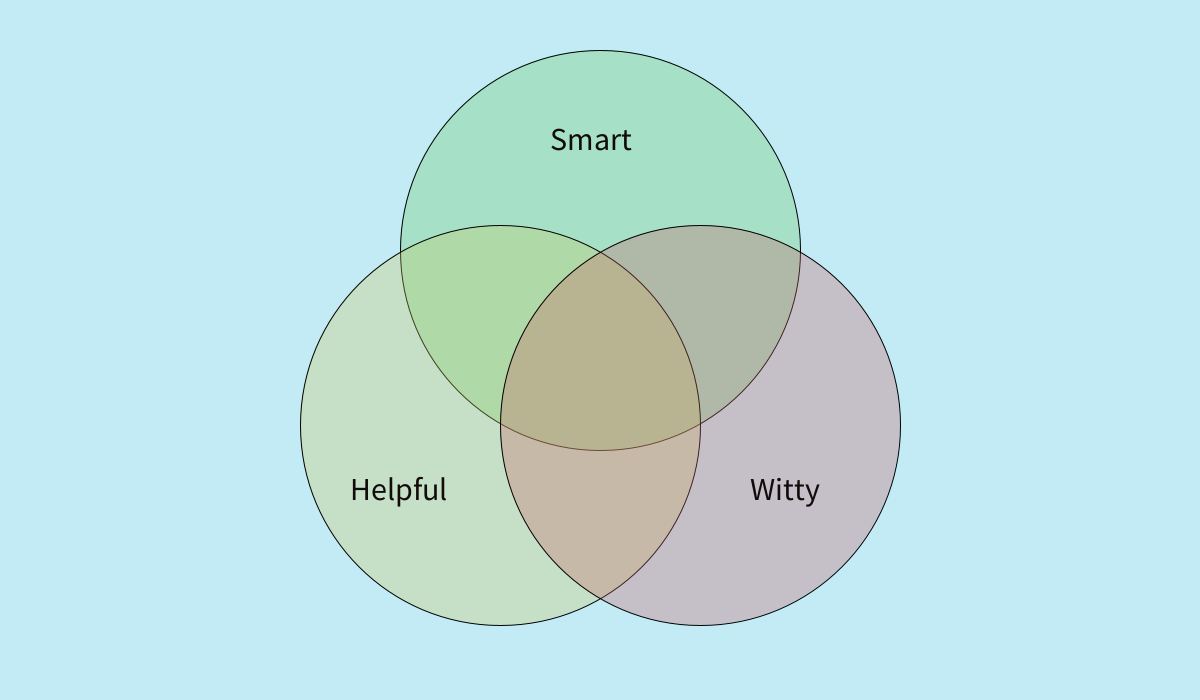
Frame 1 (no input)
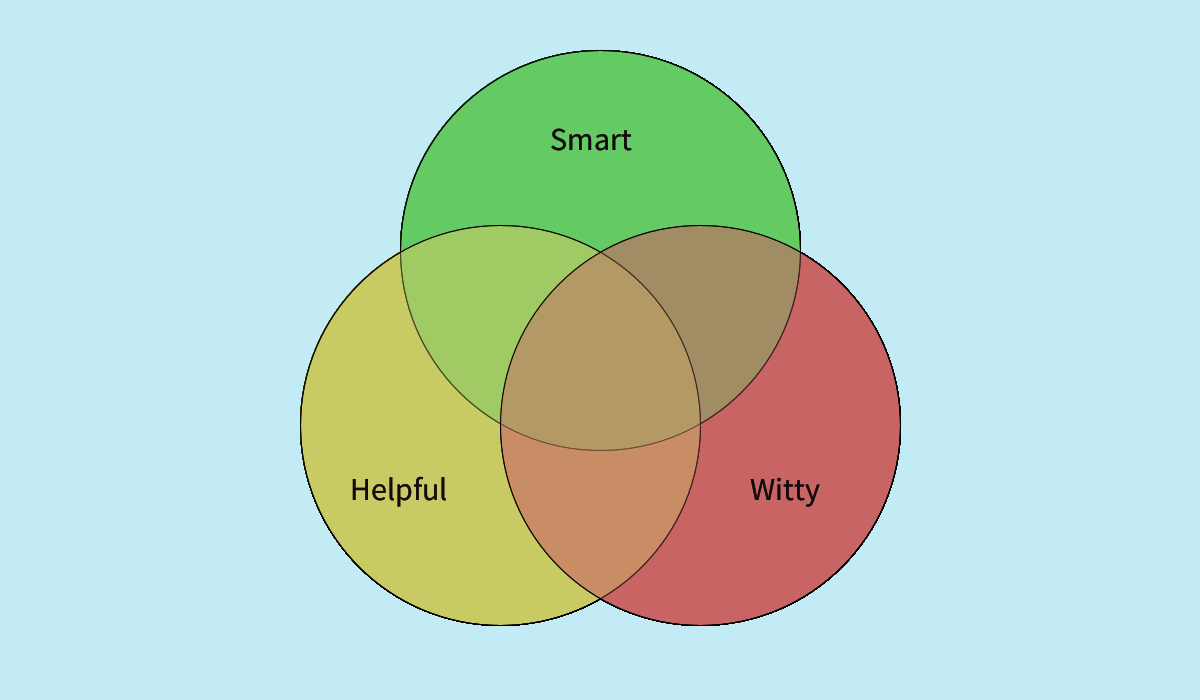
Frame 60 (the mouse pressed at the canvas centre just before this capture)
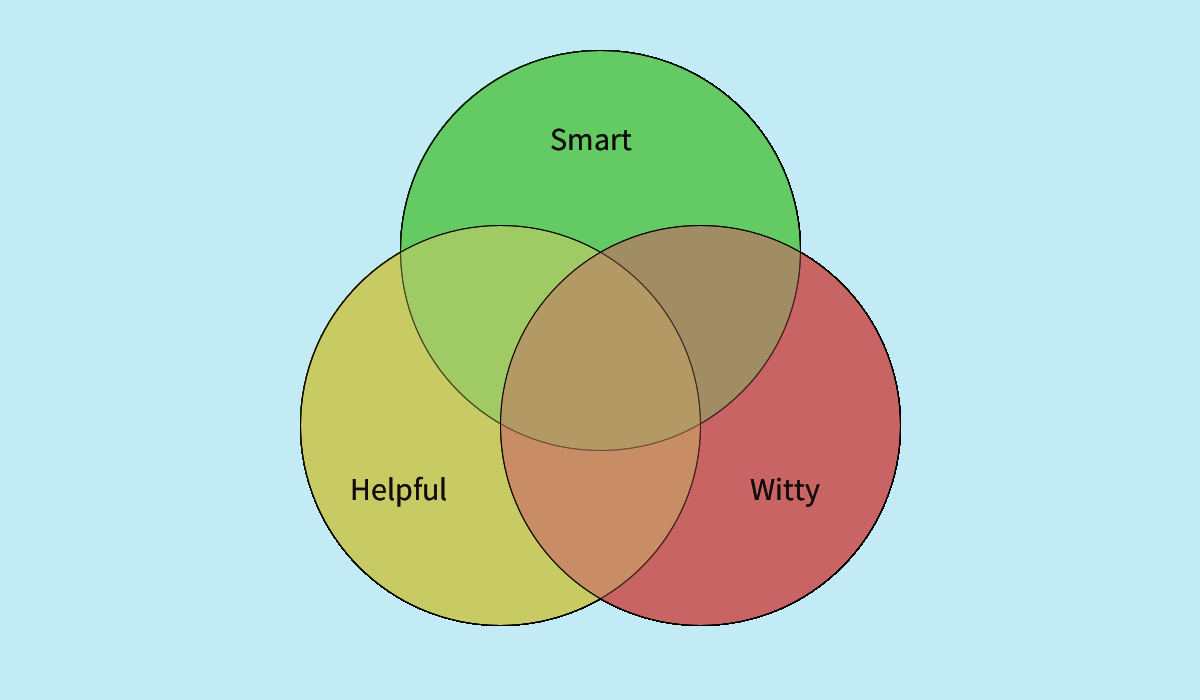
Frame 120 (the mouse held since frame 60 and released just before this capture)

The Processing sketch that drew these frames (run headless with seeded random() and noise(); from frame 60 on, the mouse is pressed at the canvas centre):

// Processing sketch: Venn_Diagram
// ── Venn_Diagram.pde
 void setup ()
{
size(1200,700);
background(195,235,245);  
}

void draw ()
{
  fill(100, 200, 100, 80);
  ellipse(600,250,400,400);
  
  fill(200, 200, 100, 80);
  ellipse(500,425,400,400);
  
  fill(200, 100, 100, 80);
  ellipse(700,425,400,400);
 
 fill(18,11,11);
 textSize(32); 
 text("Smart", 550, 150);
 text("Helpful", 350, 500);
 text("Witty", 750, 500);
 //text("BETSY", 550, 375);

 
}
